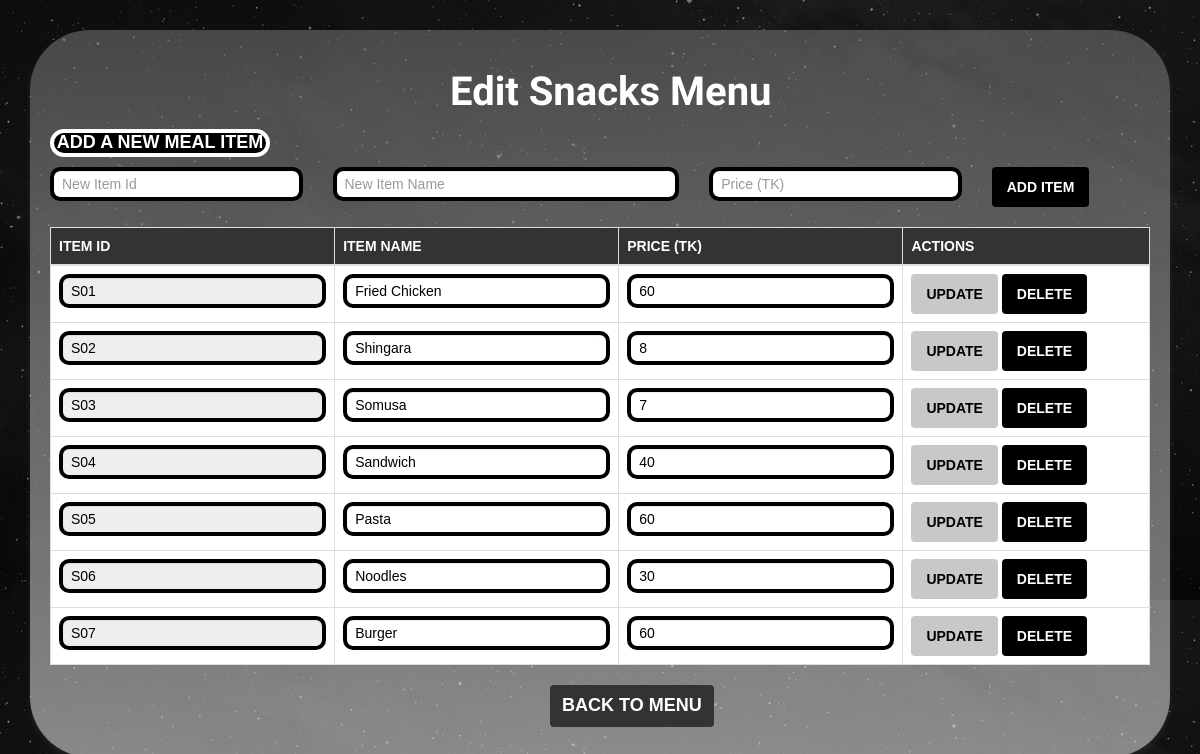
/nutri_track/edit_menu.php (signed in), run on the app's committed database.
### tables this page shows
CREATE TABLE `snacks` (
  `serial_no` int(11) NOT NULL,
  `item_id` varchar(3) NOT NULL,
  `item_name` varchar(25) NOT NULL,
  `item_price` int(11) NOT NULL
);

### nutri_track/edit_menu.php (the view, shortened to what this page needs)
<?php
include 'db_connection.php';
$menuType = isset($_GET['menu']) ? $_GET['menu'] : 'snacks';
$tableName = '';
if ($menuType === 'breakfast') {
    $tableName = 'breakfast';
} elseif ($menuType === 'snacks') {
    $tableName = 'snacks';
} elseif ($menuType === 'lunch') {
    $tableName = 'lunch';
}elseif ($menuType === 'drinks') {
    $tableName = 'drinks';
}
else {
    die("Invalid menu type selected!");
}
$menuItems = mysqli_query($connection, "SELECT * FROM $tableName");
?>
<!DOCTYPE html>
<html lang="en">
<head>
    <link rel="stylesheet" href="https://cdn.jsdelivr.net/npm/bootstrap@5.3.0/dist/css/bootstrap.min.css">
    <link rel="stylesheet" href="https://maxcdn.bootstrapcdn.com/bootstrap/3.4.1/css/bootstrap.min.css">
    <link rel="stylesheet" href="https://cdnjs.cloudflare.com/ajax/libs/font-awesome/6.2.1/css/all.min.css"/>
</head>
<body>
<div class="container mt-5">
    <h1>Edit <?php echo ucfirst($menuType); ?> Menu</h1>
    <form action="edit_menu.php?menu=<?php echo $menuType; ?>" method="POST" class="mb-4">
        <h4>ADD A NEW MEAL ITEM</h4>
        <div class="row">
            <div class="col-md-3">
                <input type="text" name="item_id" class="form-control" class="aitem" placeholder="New Item Id" required>
            </div>
            <div class="col-md-4">
                <input type="text" name="item_name" class="form-control" class="aitem" placeholder="New Item Name" required>
            </div>
            <div class="col-md-3">
                <input type="number" name="item_price" class="form-control" class="aitem" placeholder="Price (TK)" required>
            </div>
            <div class="col-md-2">
                <button type="submit" name="add_item" class="btn btn-success">Add Item</button>
            </div>
        </div>
    </form>
    <table class="table table-bordered">
    <thead>
        <tr>
            <th>Item ID</th>
            <th>Item Name</th>
            <th>Price (TK)</th>
            <th>Actions</th>
        </tr>
    </thead>
    <tbody>
        <?php while ($row = mysqli_fetch_array($menuItems)) { ?>
            <tr>
                <form id="deleteForm_<?php echo $row['item_id']; ?>" action="edit_menu.php?menu=<?php echo $menuType; ?>" method="POST">
                    <td>
                        <input type="text" name="item_id" class="form-control" value="<?php echo htmlspecialchars($row['item_id']); ?>" readonly>
                    </td>
                    <td>
                        <input type="text" name="item_name" class="form-control" value="<?php echo htmlspecialchars($row['item_name']); ?>">
                    </td>
                    <td>
                        <input type="number" name="item_price" class="form-control" value="<?php echo htmlspecialchars($row['item_price']); ?>">
                    </td>
                    <td>
                        <button type="submit" name="update_item" class="btn btn-dark">Update</button>
                        <button type="button" name="delete_item" class="btn btn-danger" onclick="confirmDelete('<?php echo $row['item_id']; ?>')">Delete</button>
                    </td>
                </form>
            </tr>
        <?php } ?>
    </tbody>
</table>
<a href="meal_menu_editing.php" class="btn btn-secondary mb-3">Back to Menu</a>
</div>
</body>
</html>

### nutri_track/edit_menu.php (style rules this page uses)
body { background-color: #f9f9f9; background-image: linear-gradient(rgba(0, 0, 0, 0.5), rgba(0, 0, 0, 0.5)), url('images/edit.jpeg'); color: #333; font-family: 'Arial', sans-serif; margin: 0; padding: 0; }
.container { background-image: linear-gradient(rgba(129, 128, 128, 0.5), rgba(255, 255, 255, 0.5)); border-radius:60px; box-shadow: 0 4px 6px rgba(216, 170, 170, 0.1); padding: 20px; }
h1 { font-family: "Sofia", sans-serif; font-size: 40px; font-weight: bold; color: #fff; padding-bottom: 5px; margin-left: 400px; }
.btn { border: none; padding: 10px 15px; font-size: 14px; border-radius: 4px; text-transform: uppercase; font-weight: bold; }
.btn-success { background-color: #000; color: #fff; transition: background-color 0.3s; }
.btn-dark { background-color:rgb(202, 199, 199); color: #000; transition: background-color 0.3s; }
.btn-danger { background-color: #000; color: #fff; transition: background-color 0.3s; }
input[type="text"], input[type="number"] { border: 4px solid #000; padding: 8px; width: 100%; border-radius: 10px; background-color: #fff; color: #000; transition: border-color 0.3s; }
.table { border-collapse: collapse; width: 100%; margin-top: 20px; }
.table th, .table td { border: 1px solid #ddd; padding: 12px; text-align: left; color: #000; }
.table th { background-color: #333; color: #fff; text-transform: uppercase; }
.table tr:nth-child(even) { background-color: #f4f4f4; }
.btn-secondary { background-color: #333; color: #fff; text-decoration: none; font-weight: bold; padding: 8px 12px; display: inline-block; margin-bottom: 15px; border-radius: 4px; font-size: 18px; margin-left: 500px; }
h4 { color:rgb(255, 255, 255); font-weight: bolder; border: 4px solid #fff; background-color: #000; width: 20%; text-align: center; border-radius: 25px; }

### data on the page
snacks: item_id "S01", item_name "Fried Chicken", item_price "60"
snacks: item_id "S02", item_name "Shingara", item_price "8"
snacks: item_id "S03", item_name "Somusa", item_price "7"
snacks: item_id "S04", item_name "Sandwich", item_price "40"
snacks: item_id "S05", item_name "Pasta", item_price "60"
snacks: item_id "S06", item_name "Noodles", item_price "30"
snacks: item_id "S07", item_name "Burger", item_price "60"

### other printed values
$menuType "Snacks"
